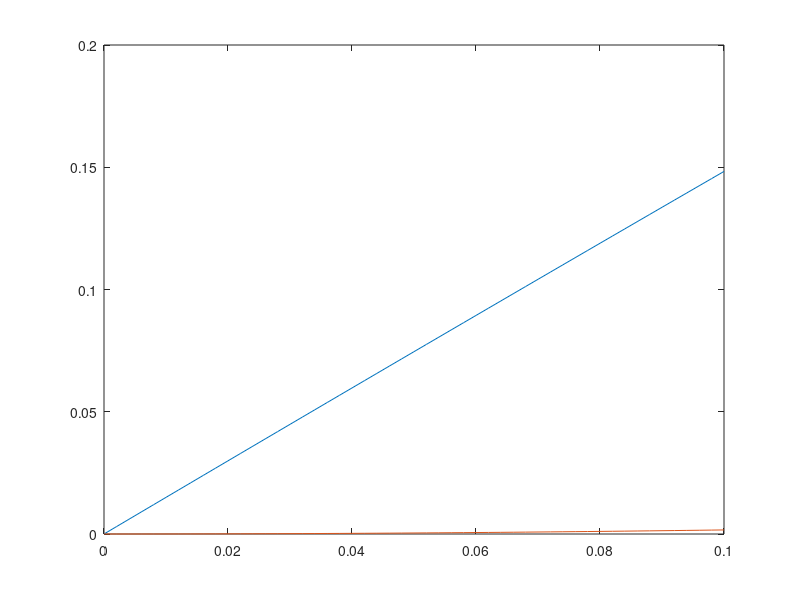

Recreate this plot in MATLAB.
#ej 1 guia 6
f=@(x) exp(x)-2*x.^2+3.*x-1;
df=@(x) exp(x)-4*x+3;
ddf=@(x) exp(x)-4;
x0=0.0;

#inciso a)
h=linspace(1e-11,1e-1,51);
e2=zeros(51,1);
for i=1:51
  df_2p=(f(x0+h(i))-f(x0))./h(i);
  e2(i)=abs(df(x0)-df_2p);
endfor
e2;
plot(h,e2); hold on;

#conclusiones: evidentemente, entre menor sea h, más chico es el error en la
#aproximación de la derivada

#inciso b)
x_vals=linspace(-0.1,0.1,500);
if abs(df(x0)-(f(x0+h(i))-f(x0))./h(i))<=norm(ddf(x_vals),'inf')*(h(i)/2)
  disp('true')
endif
#se verifica.

#inciso c)
e3=zeros(51,1);
for i=1:51
  df_3p=(f(x0+h(i))-f(x0-h(i)))./(2*h(i));
  e3(i)=abs(df(x0)-df_3p);
endfor
e3;
plot(h,e3);

#conclusiones: el error crece mucho más lento a mayor h que para
#2 puntos. además, pareciera que crece cuadráticamente (en forma
#de parábola
